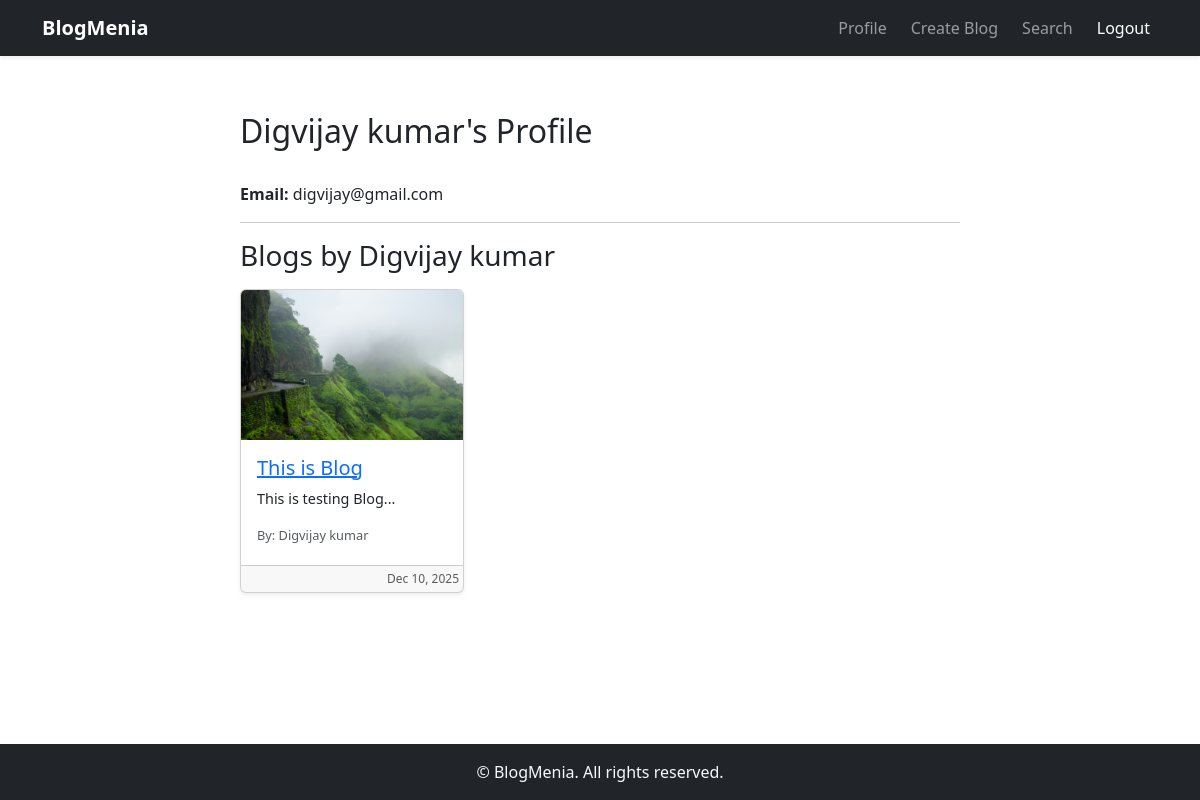
Before: /users/profile/1/ (signed in) with the older database file.
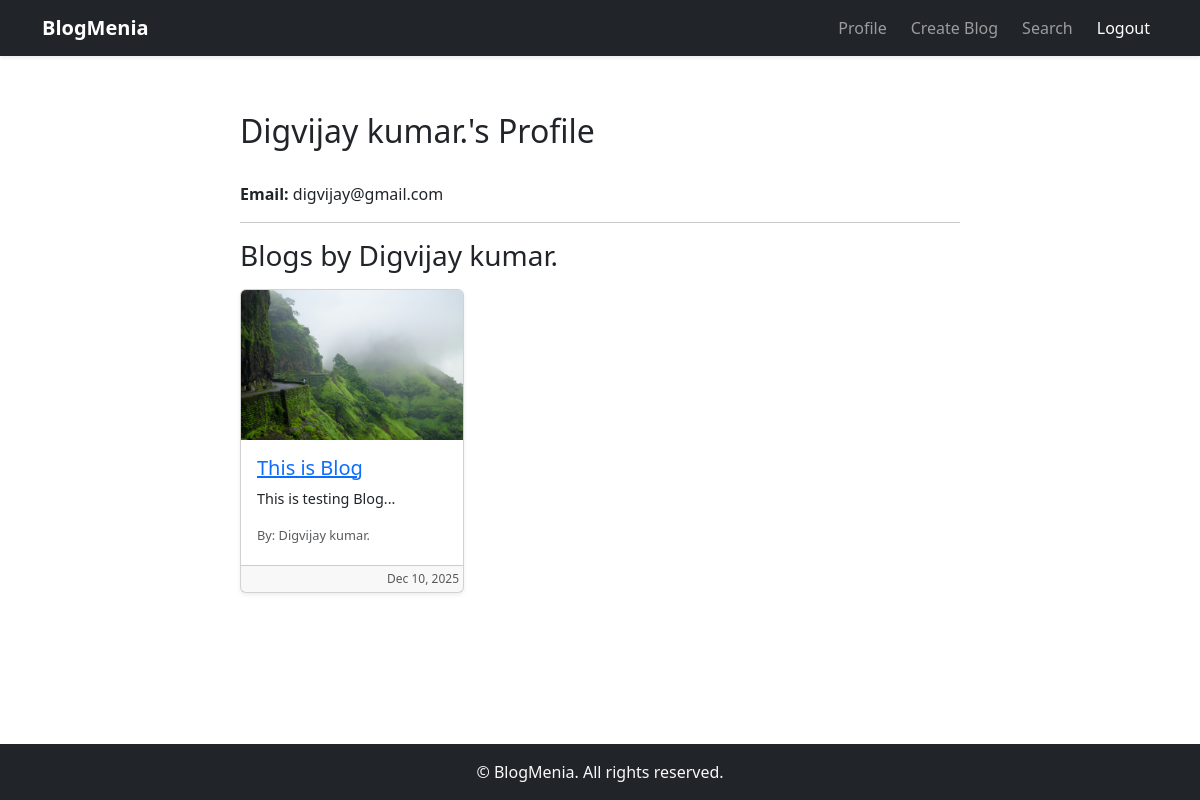
After: the same page with the newer database file.
### users/models.py (models this page shows, shortened)
class CustomUser(AbstractUser):
    fullName = models.CharField(max_length=150)
    email = models.EmailField(unique=True)
    USERNAME_FIELD = 'email'
    REQUIRED_FIELDS=['username', 'fullName']

### blog/models.py (models this page shows, shortened)
class Blog(models.Model):
    CATEGORY_CHOICES = [
        ('others', 'Others'),
        ('life', "Life"),
        ('food', "Food"),
        ('fashions', 'Fashions'),
        ('travel', 'Travel'),
        ('bollywood', 'Bollywood'),
        ('cricket', 'Cricket'),
        ('others', 'Others'),
    ]
    user = models.ForeignKey(settings.AUTH_USER_MODEL, on_delete=models.CASCADE)
    title = models.CharField(max_length=200)
    content = models.TextField(max_length=5000)
    category = models.CharField(max_length=50, choices=CATEGORY_CHOICES, default='others')
    image = models.ImageField(upload_to='blog_images/')
    createdAt = models.DateTimeField(auto_now_add=True)

### users/views.py (the view)
# urls.py: path('profile/', views.profile_view , name="profile_view"),
@login_required
def profile_view(request, user_id=None):
    if user_id:
        user_profile = CustomUser.objects.get(id=user_id)
    else:
        user_profile = request.user
    blogs = Blog.objects.filter(user=user_profile).order_by('-createdAt')
    return render(request, 'profile.html', {'profile_user': user_profile, 'blogs': blogs})

### users/templates/profile.html (shortened to what this page needs)
{% extends 'layout.html' %}
{% block content %}
<div class="container my-5">
    <div class="row justify-content-center">
        <div class="col-lg-8 col-md-10 col-12">
            <div class="d-flex justify-content-between align-items-center mb-4">
                <h2>{{ profile_user.fullName }}'s Profile</h2>
            </div>
            <p><strong>Email:</strong> {{ profile_user.email }}</p>
            <hr>
            <h3 class="mb-3">Blogs by {{ profile_user.fullName }}</h3>
            <div class="row">
                {% for blog in blogs %}
                <div class="col-md-6 col-lg-4 mb-3">
                    <div class="card h-100 shadow-sm">
                        {% if blog.image %}
                            <img src="{{ blog.image.url }}" class="card-img-top" alt="{{ blog.title }}" style="height:150px; object-fit:cover;">
                        {% endif %}
                        <div class="card-body d-flex flex-column">
                            <a href="/blog/{{ blog.id }}/"><h5 class="card-title">{{ blog.title }}</h5></a>
                            <p class="card-text" style="font-size:0.9rem;">{{ blog.content|slice:":100" }}...</p>
                            <p class="text-muted mb-1" style="font-size:0.8rem;">By: {{ blog.user.fullName }}</p>
                        </div>
                        <div class="card-footer text-muted text-end p-1" style="font-size:0.75rem;">
                            {{ blog.createdAt|date:"M d, Y" }}
                        </div>
                    </div>
                </div>
                {% empty %}
                <p class="text-center">No blogs found.</p>
                {% endfor %}
            </div>
        </div>
    </div>
</div>
{% endblock %}

Changed rows visible on the page:
changed CustomUser "digvijay@gmail.com": fullName "Digvijay kumar" → "Digvijay kumar."
changed through a linked row, Blog "This is Blog": user.fullName "Digvijay kumar" → "Digvijay kumar."
